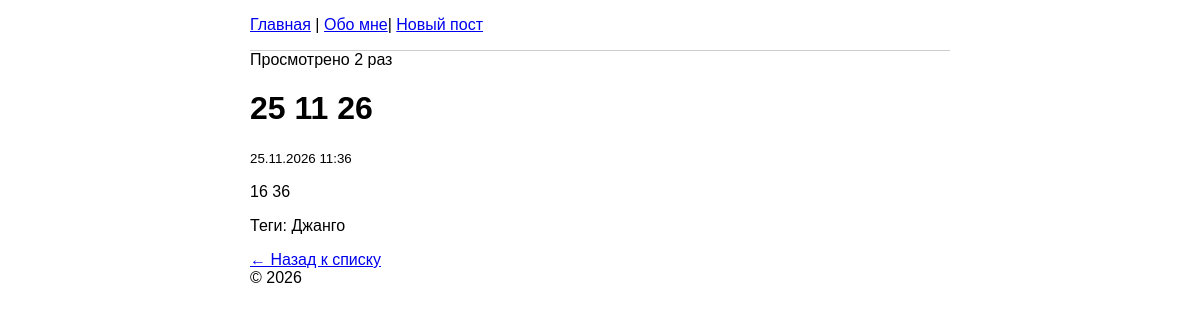
Screenshot of /post/3/ with the database file from the repository.
### students/models.py (models this page shows, shortened)
class Post(models.Model):
    objects = models.Manager()
    title = models.CharField('Заголовок', max_length=200)
    text = models.TextField('Текст', blank=True)
    created_at = models.DateTimeField('Создан', auto_now_add=True)
    is_published = models.BooleanField('Опубликован', default=True)
    views = models.PositiveIntegerField(default=0)
    category = models.ForeignKey(Category,
                                verbose_name='Категория',
                                on_delete=models.SET_NULL,
                                null=True,
                                blank=True,
                                related_name='posts',)
    tags = models.ManyToManyField(Tag, verbose_name='Теги', blank=True, related_name='posts')
    class Meta:
        ordering = ['-created_at']
        verbose_name = 'Пост'
        verbose_name_plural = 'Посты'

class Tag(models.Model):
    name = models.CharField('Тег', max_length=50, unique=True)
    def __str__(self):
        return self.name

### students/views.py (the view)
# urls.py: path('post/<int:pk>/', views.post_detail, name='post_detail'),
def post_detail(request, pk):
    post = get_object_or_404(Post, pk=pk, is_published=True)
    Post.objects.filter(pk=pk).update(views=F('views') + 1)
    post.refresh_from_db()
    return render(request, 'students/post_detail.html', {'post': post})

### students/templates/students/post_detail.html (shortened to what this page needs)
{% extends 'students/base.html' %}
{% block content %}
		<p1>Просмотрено {{ post.views }} раз</p1>
    <h1>{{ post.title }}</h1>
    <small>{{ post.created_at|date:"d.m.Y H:i" }}</small>
    <p>{{ post.text|linebreaks }}</p>
		{% for tag in post.tags.all %}
        <p>Теги: {{ tag }}</p>
    {% empty %}
        <p>Тегов нету</p>
    {% endfor %}
    <a href="{% url 'home' %}">← Назад к списку</a>
{% endblock %}

### students/static/students/style.css (style rules this page uses)
body { font-family: sans-serif; max-width: 700px; margin: 0 auto; }

### rows the page displays
Post: views "2", title "25 11 26", created_at "25.11.2026 11:36", text "16 36"
Tag: name "Джанго"
